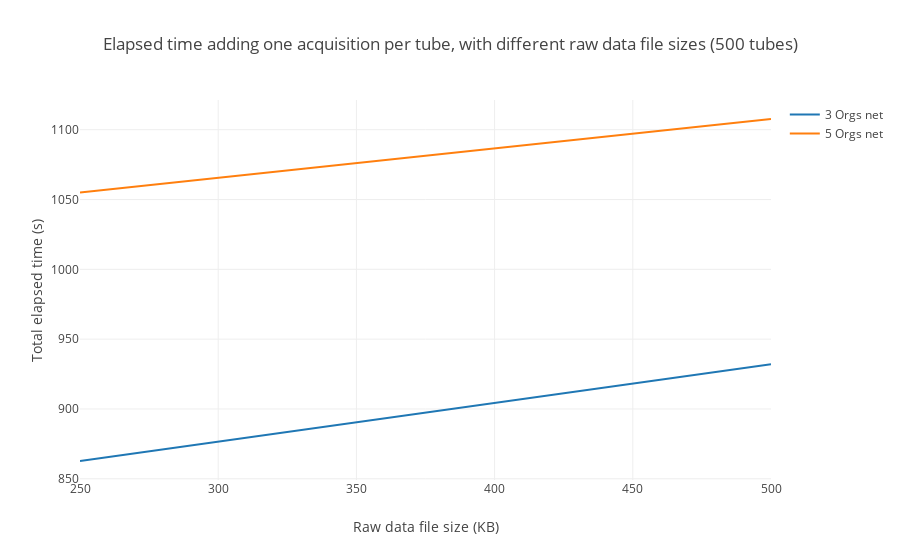

Notebook code cell kept with this figure:
### Markdown cell above
### Elapsed time adding one acquisition per tube, with different file sizes

### Code cell
# 3 Orgs net data
threeOrgs = [862.7493, 932.0237]
# 5 Orgs net data
fiveOrgs = [1054.9541, 1107.6653]

totalAcquisition(500, threeOrgs, fiveOrgs)

### Figure 1 — Plotly figure (JSON) as saved in the notebook; plotly's stock layout.template omitted (floating-point values rounded to 4 significant figures)
{"data": [{"mode": "lines", "name": "3 Orgs net", "type": "scatter", "uid": "ac29090f-138b-45dd-9f5a-9f008d6dc543", "x": [250, 500], "y": [862.7, 932.0]}, {"mode": "lines", "name": "5 Orgs net", "type": "scatter", "uid": "8c83868e-5948-46ec-8d10-a5dc3e6de514", "x": [250, 500], "y": [1055.0, 1108.0]}], "layout": {"barmode": "group", "title": {"text": "Elapsed time adding one acquisition per tube, with different raw data file sizes (500 tubes)"}, "xaxis": {"range": [250, 500], "title": {"text": "Raw data file size (KB)"}}, "yaxis": {"title": {"text": "Total elapsed time (s)"}}}}
